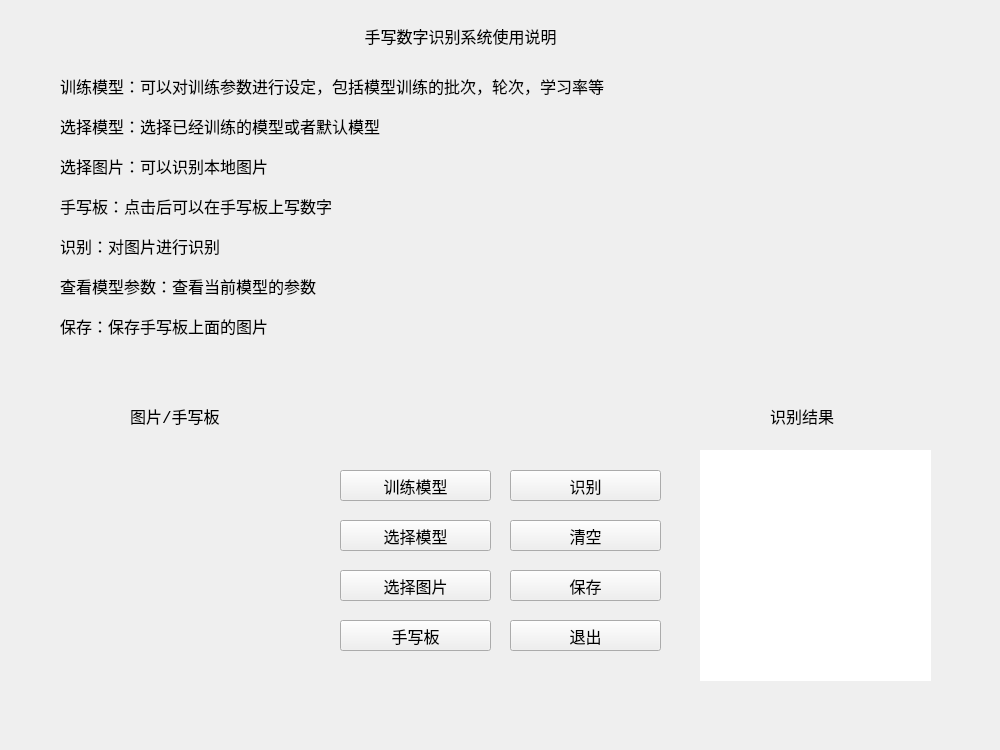
<?xml version="1.0" encoding="UTF-8"?>
<ui version="4.0">
 <class>Form</class>
 <widget class="QWidget" name="Form">
  <property name="geometry">
   <rect>
    <x>0</x>
    <y>0</y>
    <width>1000</width>
    <height>750</height>
   </rect>
  </property>
  <property name="font">
   <font>
    <family>Consolas</family>
    <pointsize>12</pointsize>
   </font>
  </property>
  <property name="windowTitle">
   <string>Form</string>
  </property>
  <widget class="QLabel" name="label">
   <property name="geometry">
    <rect>
     <x>770</x>
     <y>400</y>
     <width>81</width>
     <height>31</height>
    </rect>
   </property>
   <property name="font">
    <font>
     <family>Consolas</family>
     <pointsize>12</pointsize>
    </font>
   </property>
   <property name="text">
    <string>识别结果</string>
   </property>
  </widget>
  <widget class="QPushButton" name="recognition_button">
   <property name="geometry">
    <rect>
     <x>510</x>
     <y>470</y>
     <width>151</width>
     <height>31</height>
    </rect>
   </property>
   <property name="text">
    <string>识别</string>
   </property>
  </widget>
  <widget class="QPushButton" name="clear_button">
   <property name="geometry">
    <rect>
     <x>510</x>
     <y>520</y>
     <width>151</width>
     <height>31</height>
    </rect>
   </property>
   <property name="text">
    <string>清空</string>
   </property>
  </widget>
  <widget class="QPushButton" name="save_button">
   <property name="geometry">
    <rect>
     <x>510</x>
     <y>570</y>
     <width>151</width>
     <height>31</height>
    </rect>
   </property>
   <property name="text">
    <string>保存</string>
   </property>
  </widget>
  <widget class="QLabel" name="label_2">
   <property name="geometry">
    <rect>
     <x>60</x>
     <y>20</y>
     <width>791</width>
     <height>41</height>
    </rect>
   </property>
   <property name="text">
    <string/>
   </property>
  </widget>
  <widget class="QPushButton" name="choose_model_button">
   <property name="geometry">
    <rect>
     <x>340</x>
     <y>520</y>
     <width>151</width>
     <height>31</height>
    </rect>
   </property>
   <property name="text">
    <string>选择模型</string>
   </property>
  </widget>
  <widget class="QLabel" name="label_3">
   <property name="geometry">
    <rect>
     <x>90</x>
     <y>20</y>
     <width>741</width>
     <height>31</height>
    </rect>
   </property>
   <property name="text">
    <string>手写数字识别系统使用说明</string>
   </property>
   <property name="alignment">
    <set>Qt::AlignCenter</set>
   </property>
  </widget>
  <widget class="QLabel" name="label_4">
   <property name="geometry">
    <rect>
     <x>60</x>
     <y>70</y>
     <width>751</width>
     <height>31</height>
    </rect>
   </property>
   <property name="text">
    <string>训练模型：可以对训练参数进行设定，包括模型训练的批次，轮次，学习率等</string>
   </property>
  </widget>
  <widget class="QLabel" name="label_5">
   <property name="geometry">
    <rect>
     <x>60</x>
     <y>150</y>
     <width>441</width>
     <height>31</height>
    </rect>
   </property>
   <property name="text">
    <string>选择图片：可以识别本地图片</string>
   </property>
  </widget>
  <widget class="QLabel" name="label_6">
   <property name="geometry">
    <rect>
     <x>60</x>
     <y>230</y>
     <width>441</width>
     <height>31</height>
    </rect>
   </property>
   <property name="text">
    <string>识别：对图片进行识别</string>
   </property>
  </widget>
  <widget class="QLabel" name="label_7">
   <property name="geometry">
    <rect>
     <x>60</x>
     <y>270</y>
     <width>441</width>
     <height>31</height>
    </rect>
   </property>
   <property name="text">
    <string>查看模型参数：查看当前模型的参数</string>
   </property>
  </widget>
  <widget class="QLabel" name="label_8">
   <property name="geometry">
    <rect>
     <x>60</x>
     <y>310</y>
     <width>441</width>
     <height>31</height>
    </rect>
   </property>
   <property name="text">
    <string>保存：保存手写板上面的图片</string>
   </property>
  </widget>
  <widget class="QPushButton" name="train_button">
   <property name="geometry">
    <rect>
     <x>340</x>
     <y>470</y>
     <width>151</width>
     <height>31</height>
    </rect>
   </property>
   <property name="text">
    <string>训练模型</string>
   </property>
  </widget>
  <widget class="QLabel" name="label_9">
   <property name="geometry">
    <rect>
     <x>60</x>
     <y>110</y>
     <width>441</width>
     <height>31</height>
    </rect>
   </property>
   <property name="text">
    <string>选择模型：选择已经训练的模型或者默认模型</string>
   </property>
  </widget>
  <widget class="QLabel" name="label_10">
   <property name="geometry">
    <rect>
     <x>130</x>
     <y>400</y>
     <width>111</width>
     <height>31</height>
    </rect>
   </property>
   <property name="font">
    <font>
     <family>Consolas</family>
     <pointsize>12</pointsize>
    </font>
   </property>
   <property name="text">
    <string>图片/手写板</string>
   </property>
  </widget>
  <widget class="QLabel" name="result_area">
   <property name="geometry">
    <rect>
     <x>700</x>
     <y>450</y>
     <width>231</width>
     <height>231</height>
    </rect>
   </property>
   <property name="font">
    <font>
     <pointsize>120</pointsize>
    </font>
   </property>
   <property name="styleSheet">
    <string notr="true">*{
	background:white
}
</string>
   </property>
   <property name="text">
    <string/>
   </property>
   <property name="alignment">
    <set>Qt::AlignCenter</set>
   </property>
  </widget>
  <widget class="QLabel" name="image_area">
   <property name="geometry">
    <rect>
     <x>70</x>
     <y>450</y>
     <width>231</width>
     <height>231</height>
    </rect>
   </property>
   <property name="font">
    <font>
     <pointsize>120</pointsize>
    </font>
   </property>
   <property name="styleSheet">
    <string notr="true"/>
   </property>
   <property name="text">
    <string/>
   </property>
   <property name="alignment">
    <set>Qt::AlignCenter</set>
   </property>
  </widget>
  <widget class="QWidget" name="verticalLayoutWidget">
   <property name="geometry">
    <rect>
     <x>70</x>
     <y>450</y>
     <width>231</width>
     <height>231</height>
    </rect>
   </property>
   <layout class="QVBoxLayout" name="data_area">
    <property name="spacing">
     <number>0</number>
    </property>
   </layout>
  </widget>
  <widget class="QPushButton" name="choose_paint_button">
   <property name="geometry">
    <rect>
     <x>340</x>
     <y>620</y>
     <width>151</width>
     <height>31</height>
    </rect>
   </property>
   <property name="text">
    <string>手写板</string>
   </property>
  </widget>
  <widget class="QLabel" name="label_11">
   <property name="geometry">
    <rect>
     <x>60</x>
     <y>190</y>
     <width>431</width>
     <height>31</height>
    </rect>
   </property>
   <property name="text">
    <string>手写板：点击后可以在手写板上写数字</string>
   </property>
  </widget>
  <widget class="QPushButton" name="choose_image_button">
   <property name="geometry">
    <rect>
     <x>340</x>
     <y>570</y>
     <width>151</width>
     <height>31</height>
    </rect>
   </property>
   <property name="text">
    <string>选择图片</string>
   </property>
  </widget>
  <widget class="QLabel" name="probability_text">
   <property name="geometry">
    <rect>
     <x>700</x>
     <y>700</y>
     <width>231</width>
     <height>31</height>
    </rect>
   </property>
   <property name="font">
    <font>
     <pointsize>12</pointsize>
    </font>
   </property>
   <property name="styleSheet">
    <string notr="true"/>
   </property>
   <property name="text">
    <string/>
   </property>
   <property name="alignment">
    <set>Qt::AlignCenter</set>
   </property>
  </widget>
  <widget class="QPushButton" name="quit_button">
   <property name="geometry">
    <rect>
     <x>510</x>
     <y>620</y>
     <width>151</width>
     <height>31</height>
    </rect>
   </property>
   <property name="text">
    <string>退出</string>
   </property>
  </widget>
 </widget>
 <resources/>
 <connections/>
</ui>
